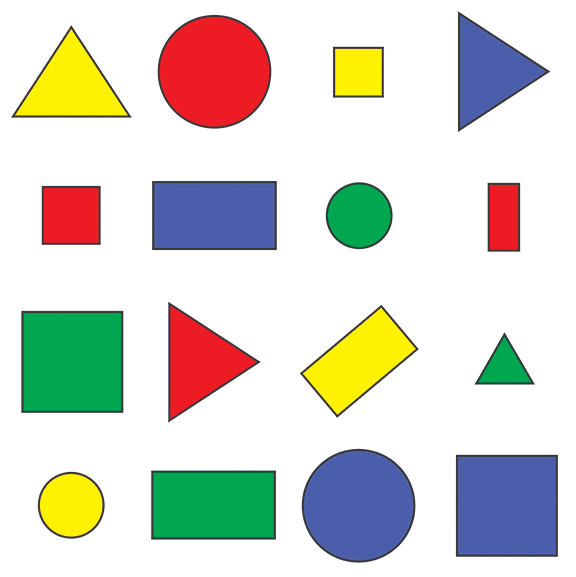
#> input picture Resources/shapes.png, 576 x 577 px
$ python '8. image-transformations.py'
#> lines starting #> are read from the running program, lines starting #| are printed output that depends on the picture
import cv2 as cv
import numpy as np

img = cv.imread('../Resources/shapes.png')
#> img is the input picture: shape (577, 576, 3); mean B, G, R 205.1, 214.3, 214.2
cv.imshow('Shapes:',img)

def translate_img(img, x, y):
#> called with x = 100, y = 0
    trans_matrix = np.float32([[1, 0, x], [0, 1, y]])
    img_dim = (img.shape[1], img.shape[0])
#> img_dim = (576, 577)
    return cv.warpAffine(img, trans_matrix, img_dim)
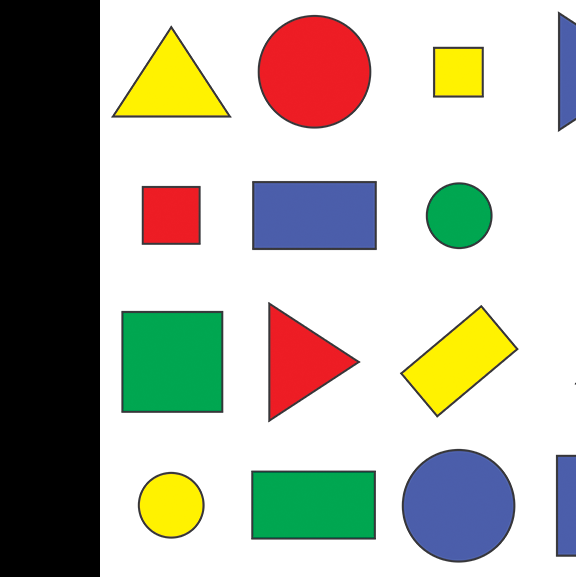
#> returned value: shape (577, 576, 3); mean of channels 0, 1, 2 166.5, 177.9, 178; drawn as B, G, R

# -x : Left
# -y : Up
#  x : Right
#  y : Down

right_translated = translate_img(img, 100, 0)
cv.imshow('Right Translated', right_translated)
upleft_translated = translate_img(img, -100, -50)
#> call 2 of translate_img, with x = -100, y = -50
#> in translate_img (call 2), `return cv.warpAffine(img, trans_matrix, img_dim)`:
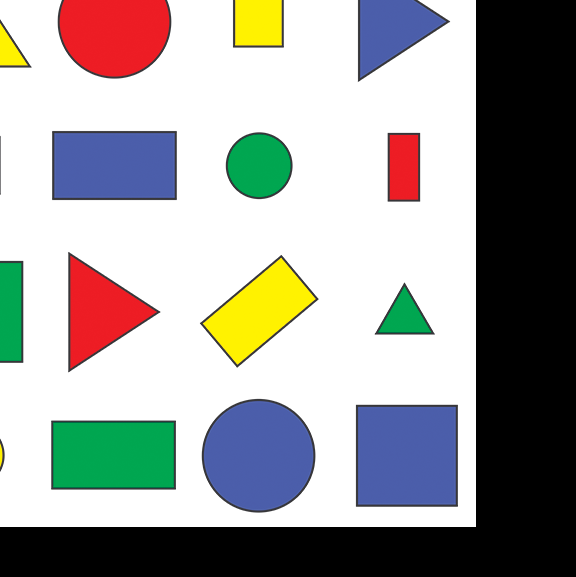
#> returned value: shape (577, 576, 3); mean of channels 0, 1, 2 157.4, 159.6, 159.7; drawn as B, G, R
cv.imshow('UpLeft Translated', upleft_translated)

# Rotation
def rotate_img(img, angle, rot_point=None):
    # height, width of a single channel
#> called with angle = -60
    (height, width) = img.shape[:2]
#> height = 577; width = 576

    if rot_point is None:
        # Fetching the center of the image
        rot_point = (width//2, height//2)
#> rot_point = (288, 288)

    rot_matrix = cv.getRotationMatrix2D(rot_point, angle, 1.0)
    img_dim = (width, height)
#> img_dim = (576, 577)

    return cv.warpAffine(img, rot_matrix, img_dim)
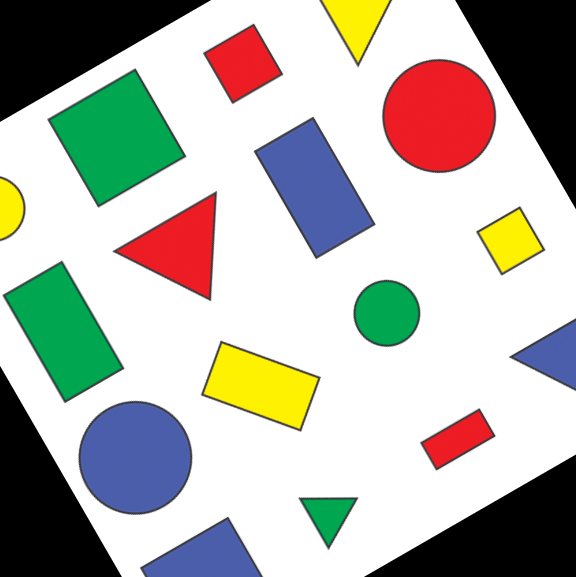
#> returned value: shape (577, 576, 3); mean of channels 0, 1, 2 172.4, 180, 180.3; drawn as B, G, R

rotated_img = rotate_img(img, -60)
cv.imshow('Rotated:',rotated_img)


# image resizing
resized_img = cv.resize(img, (400, 500), interpolation=cv.INTER_AREA)
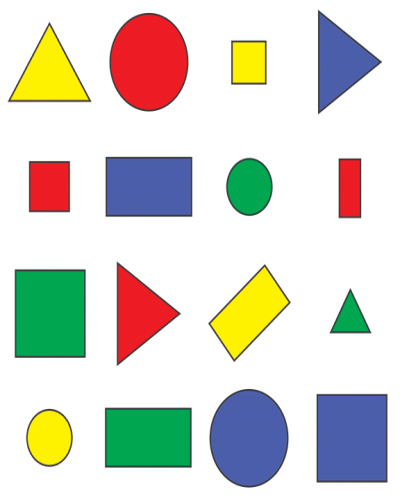
#> resized_img: shape (500, 400, 3); mean B, G, R 205.1, 214.3, 214.2
cv.imshow('Resized:',resized_img)


# Flipping the image
flipped_img = cv.flip(img, 1)
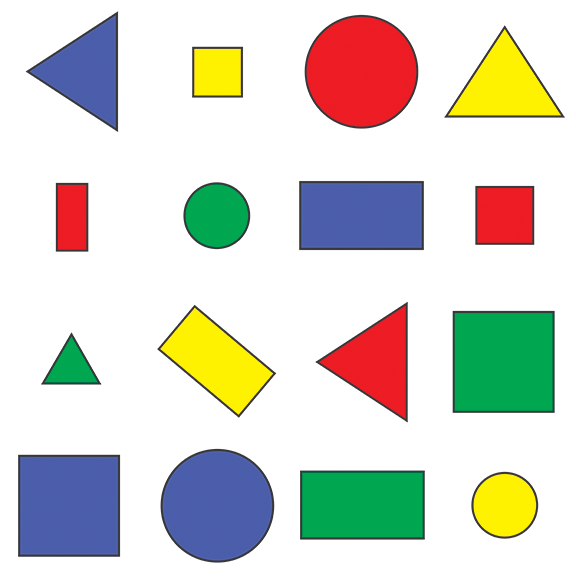
#> flipped_img: shape (577, 576, 3); mean B, G, R 205.1, 214.3, 214.2
cv.imshow('Flipped:',flipped_img)


# Cropping the image
cropped_img = img[200:300, 250:400]
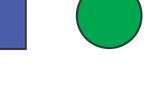
#> cropped_img: shape (100, 150, 3); mean B, G, R 213.7, 221.9, 192.7
cv.imshow('Cropped:', cropped_img)

cv.waitKey(0)
